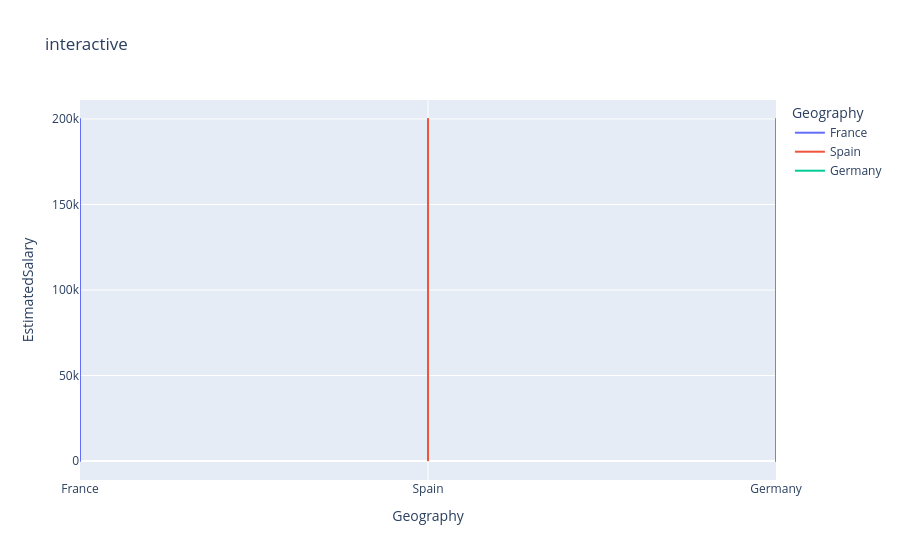

Here is the notebook cell this chart was saved with:
### Code cell
fig = px.line(df,x='Geography',y='EstimatedSalary',color='Geography',title='interactive')
fig.show()

### Figure 1 — Plotly figure (JSON) as saved in the notebook; plotly's stock layout.template omitted (floating-point values rounded to 4 significant figures; data arrays with more than 128 entries replaced by an {"elided": "..."} marker saying what was removed)
{"data": [{"hovertemplate": "Geography=%{x}<br>EstimatedSalary=%{y}<extra></extra>", "legendgroup": "France", "line": {"color": "#636efa", "dash": "solid"}, "marker": {"symbol": "circle"}, "mode": "lines", "name": "France", "showlegend": true, "type": "scattergl", "x": {"elided": "5014 str values"}, "xaxis": "x", "y": {"elided": "5014 float values"}, "yaxis": "y"}, {"hovertemplate": "Geography=%{x}<br>EstimatedSalary=%{y}<extra></extra>", "legendgroup": "Spain", "line": {"color": "#EF553B", "dash": "solid"}, "marker": {"symbol": "circle"}, "mode": "lines", "name": "Spain", "showlegend": true, "type": "scattergl", "x": {"elided": "2477 str values"}, "xaxis": "x", "y": {"elided": "2477 float values"}, "yaxis": "y"}, {"hovertemplate": "Geography=%{x}<br>EstimatedSalary=%{y}<extra></extra>", "legendgroup": "Germany", "line": {"color": "#00cc96", "dash": "solid"}, "marker": {"symbol": "circle"}, "mode": "lines", "name": "Germany", "showlegend": true, "type": "scattergl", "x": {"elided": "2509 str values"}, "xaxis": "x", "y": {"elided": "2509 float values"}, "yaxis": "y"}], "layout": {"legend": {"title": {"text": "Geography"}, "tracegroupgap": 0}, "title": {"text": "interactive"}, "xaxis": {"anchor": "y", "categoryarray": ["France", "Spain", "Germany"], "categoryorder": "array", "domain": [0, 1], "title": {"text": "Geography"}}, "yaxis": {"anchor": "x", "domain": [0, 1], "title": {"text": "EstimatedSalary"}}}}
